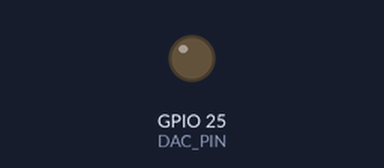
Bench run of a sketch on a simulated ESP32. Parts: output pins drawn as LEDs (lit = HIGH).

Above: at 0.15 s.
At 5.55 s:
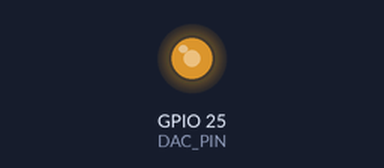
Timing chart, 0 to 5.9 s (numbered marks = the images above):
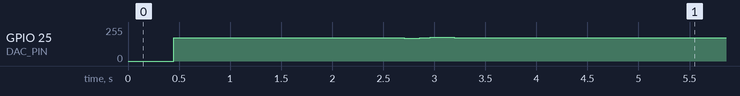

Measured:
- by itself, GPIO 25 (DAC_PIN): 0/255 → 173/255 at 0.45 s, → 174/255 0.19 s later, → 173/255 1.3 s later, → 175/255 0.37 s later, … (9 changes in this stretch)

The sketch:

Simulador_sEMG.ino
```cpp
#include "semg.h"

// Pin DAC del ESP32
const int DAC_PIN = 25;

// Periodo de muestreo en microsegundos
// 1 / 2048 Hz = 488.28125 us
const uint32_t PERIODO_US = 1000000UL / FS_SEMG;

// Índice de la muestra actual
uint32_t i = 0;

// Instante programado para la siguiente muestra
uint32_t siguienteTiempo = 0;

void setup() {

  // Inicializamos el instante de referencia
  siguienteTiempo = micros();
}

void loop() {

  uint32_t ahora = micros();

  // Verificamos si ya llegó el momento
  // de enviar la siguiente muestra
  if ((int32_t)(ahora - siguienteTiempo) >= 0) {

    // Enviar muestra al DAC del ESP32
    dacWrite(DAC_PIN, SEMG[i]);

    // Pasar a la siguiente muestra
    i++;

    // Si llegamos al final,
    // regresamos al inicio
    if (i >= N_SEMG) {
      i = 0;
    }

    // Programamos el siguiente instante
    siguienteTiempo += PERIODO_US;
  }
}
```

Source omitted: semg.h (data table, 124499 bytes)
